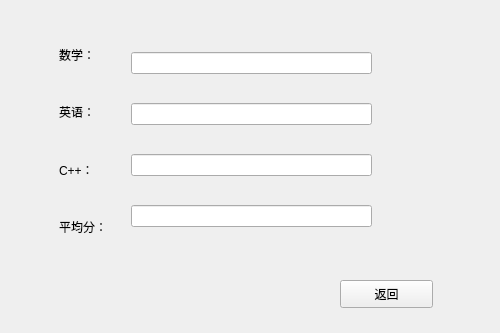
<?xml version="1.0" encoding="UTF-8"?>
<ui version="4.0">
 <class>SelectGradeSelf</class>
 <widget class="QWidget" name="SelectGradeSelf">
  <property name="geometry">
   <rect>
    <x>0</x>
    <y>0</y>
    <width>500</width>
    <height>333</height>
   </rect>
  </property>
  <property name="windowTitle">
   <string>Form</string>
  </property>
  <widget class="QPushButton" name="pushButton_back">
   <property name="geometry">
    <rect>
     <x>340</x>
     <y>280</y>
     <width>93</width>
     <height>28</height>
    </rect>
   </property>
   <property name="text">
    <string>返回</string>
   </property>
  </widget>
  <widget class="QWidget" name="widget_3" native="true">
   <property name="geometry">
    <rect>
     <x>50</x>
     <y>20</y>
     <width>331</width>
     <height>241</height>
    </rect>
   </property>
   <layout class="QHBoxLayout" name="horizontalLayout">
    <item>
     <widget class="QWidget" name="widget" native="true">
      <layout class="QVBoxLayout" name="verticalLayout">
       <item>
        <widget class="QLabel" name="label">
         <property name="text">
          <string>数学：</string>
         </property>
        </widget>
       </item>
       <item>
        <widget class="QLabel" name="label_2">
         <property name="text">
          <string>英语：</string>
         </property>
        </widget>
       </item>
       <item>
        <widget class="QLabel" name="label_3">
         <property name="text">
          <string>C++：</string>
         </property>
        </widget>
       </item>
       <item>
        <widget class="QLabel" name="label_4">
         <property name="text">
          <string>平均分：</string>
         </property>
        </widget>
       </item>
      </layout>
     </widget>
    </item>
    <item>
     <widget class="QWidget" name="widget_2" native="true">
      <layout class="QVBoxLayout" name="verticalLayout_2">
       <item>
        <widget class="QLineEdit" name="lineEdit">
         <property name="readOnly">
          <bool>true</bool>
         </property>
        </widget>
       </item>
       <item>
        <widget class="QLineEdit" name="lineEdit_2">
         <property name="readOnly">
          <bool>true</bool>
         </property>
        </widget>
       </item>
       <item>
        <widget class="QLineEdit" name="lineEdit_3">
         <property name="readOnly">
          <bool>true</bool>
         </property>
        </widget>
       </item>
       <item>
        <widget class="QLineEdit" name="lineEdit_4">
         <property name="readOnly">
          <bool>true</bool>
         </property>
        </widget>
       </item>
      </layout>
     </widget>
    </item>
   </layout>
  </widget>
 </widget>
 <resources/>
 <connections/>
</ui>
